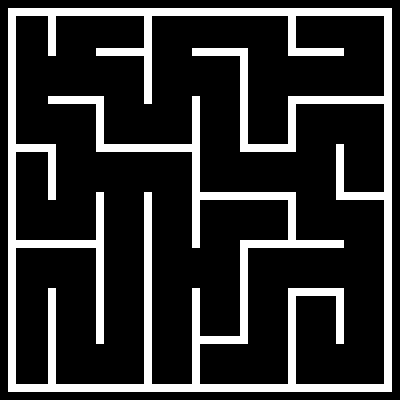

Rendered tile map (Tiled .tmx) drawn with the repository's tilesets; below, a short description and the map source with its tile grids summarised:
An orthogonal 50x50 tile map with 8x8 px tiles, 1 tile layer (Background) and 41 objects (4x Painter, Player, Checkpoint).

<map version="1.10" tiledversion="1.10.2" orientation="orthogonal" renderorder="right-down" width="50" height="50" tilewidth="8" tileheight="8" infinite="0" nextlayerid="4" nextobjectid="43">
 <tileset firstgid="1" source="Mazeball.tsx" />
 <layer id="1" name="Background" width="50" height="50">
  <data>[2500 cells, 477 non-empty, 1 distinct tile ids]</data>
 </layer>
 <objectgroup id="2" name="Spawnpoints">
  <object id="40" name="Painter" type="Painter" x="204" y="298" width="30" height="30">
   <properties>
    <property name="colour" value="Blue" />
   </properties>
  </object>
  <object id="37" name="Painter" type="Painter" x="349" y="153" width="30" height="30">
   <properties>
    <property name="colour" value="Green" />
   </properties>
  </object>
  <object id="38" name="Painter" type="Painter" x="300" y="305" width="30" height="30">
   <properties>
    <property name="colour" value="Red" />
   </properties>
  </object>
  <object id="39" name="Painter" type="Painter" x="60" y="255" width="30" height="30">
   <properties>
    <property name="colour" value="Yellow" />
   </properties>
  </object>
  <object id="36" name="Player" type="Player" x="156" y="19" width="30" height="30" />
  <object id="42" name="Checkpoint" type="Checkpoint" x="200.75" y="369.75">
   <polygon points="0,0 32,-0.25 32,14.75 -0.5,14.75" />
  </object>
 </objectgroup>
 <objectgroup id="3" name="Walls">
  <object id="1" x="8.25" y="8.75">
   <polygon points="0,0 -0.25,7.25 383.25,6.75 383.25,-0.25" />
  </object>
  <object id="2" x="8.25" y="16.5">
   <polygon points="0,0 7.5,0.25 8,375.5 -0.25,375.5" />
  </object>
  <object id="3" x="16.5" y="384.25">
   <polygon points="0,0 0.25,7.75 374.75,7.5 375.5,0.25" />
  </object>
  <object id="4" x="384" y="383.75">
   <polygon points="0,0 7.75,0 7.75,-367.75 0,-368" />
  </object>
  <object id="5" x="288.25" y="384.25">
   <polygon points="0,0 7.75,0.25 8.25,-88 -0.5,-88.25" />
  </object>
  <object id="6" x="288" y="288.25">
   <polygon points="0,0 0.25,8 56,7.5 56,0.25" />
  </object>
  <object id="7" x="336.25" y="297">
   <polygon points="0,0 7.5,-0.25 7.75,46.5 0,46.75" />
  </object>
  <object id="8" x="192" y="288.5">
   <polygon points="0,0 8,0.25 7.75,96 0.25,95.5" />
  </object>
  <object id="9" x="200.25" y="336.75">
   <polygon points="0,0 47.5,-0.5 47.75,7 0,7" />
  </object>
  <object id="10" x="240" y="247.75">
   <polygon points="0,0 7.75,0.75 7.5,88.5 0,88" />
  </object>
  <object id="11" x="240" y="240.75">
   <polygon points="0,0 0.25,6.25 103.75,7 103.25,-0.75" />
  </object>
  <object id="12" x="288.25" y="200.25">
   <polygon points="0,0 7.75,0 7.25,39 -0.5,39.25" />
  </object>
  <object id="13" x="200" y="192.5">
   <polygon points="0,0 0,7 95.5,7.25 95.25,0" />
  </object>
  <object id="14" x="192.25" y="96.5">
   <polygon points="0,0 7.5,-0.25 7.5,151.25 0,151.25" />
  </object>
  <object id="15" x="144.5" y="192.5">
   <polygon points="0,0 7.5,-0.25 7.25,192 -0.25,191.75" />
  </object>
  <object id="16" x="96.5" y="192.75">
   <polygon points="0,0 7,0 7.25,151.5 -0.75,150.75" />
  </object>
  <object id="17" x="48.25" y="288.75">
   <polygon points="0,0 7.5,-0.25 7.25,95 0,95" />
  </object>
  <object id="18" x="16.25" y="240.5">
   <polygon points="0,0 79.5,-0.5 79.75,7 -0.25,7.25" />
  </object>
  <object id="19" x="16.25" y="151.75">
   <polygon points="0,0 39.5,-0.5 39.5,-7.75 -0.25,-7.25" />
  </object>
  <object id="20" x="48" y="152">
   <polygon points="0,0 7.75,0 8,47.5 0.25,47.75" />
  </object>
  <object id="21" x="48.25" y="16.75">
   <polygon points="0,0 7.75,0 7.5,39 -0.25,38.5" />
  </object>
  <object id="22" x="144.25" y="16.5">
   <polygon points="0,0 7.75,0 7.5,87 0,87.25" />
  </object>
  <object id="23" x="96.25" y="48.75">
   <polygon points="0,0 47.25,-0.25 47.5,7 -0.25,7.25" />
  </object>
  <object id="24" x="48.75" y="96.25">
   <polygon points="0,0 55,0 55,7.5 -0.5,7.75" />
  </object>
  <object id="25" x="96.5" y="104.25">
   <polygon points="0,0 7.25,0.25 7.25,47.75 0,47.5" />
  </object>
  <object id="26" x="104" y="144.5">
   <polygon points="0,0 88,-0.5 88,7.5 0.25,7.25" />
  </object>
  <object id="27" x="192.75" y="48.25">
   <polygon points="0,0 55,-0.25 55.25,7.5 -0.25,7.5" />
  </object>
  <object id="28" x="240.25" y="56.5">
   <polygon points="0,0 7.75,-0.25 7.75,94.75 0,94.75" />
  </object>
  <object id="29" x="248" y="144.5">
   <polygon points="0,0 0.75,7 47.75,6.75 47.75,-0.25" />
  </object>
  <object id="30" x="288" y="104.25">
   <polygon points="0,0 7.5,0 7.5,39.25 0,39.25" />
  </object>
  <object id="31" x="288" y="96.25">
   <polygon points="0,0 0.5,7.25 95.75,7.5 95.25,-0.5" />
  </object>
  <object id="32" x="336.5" y="144.75">
   <polygon points="0,0 7.25,-0.5 7.5,55.25 -0.25,55.25" />
  </object>
  <object id="33" x="344.25" y="192.5">
   <polygon points="0,0 39.25,-0.25 39.25,7.25 0.25,7" />
  </object>
  <object id="34" x="288" y="17">
   <polygon points="0,0 7.75,-0.25 8.25,39 0,38.75" />
  </object>
  <object id="35" x="296.75" y="56">
   <polygon points="0,0 47,0 46.5,-8 -0.25,-8" />
  </object>
 </objectgroup>
</map>
